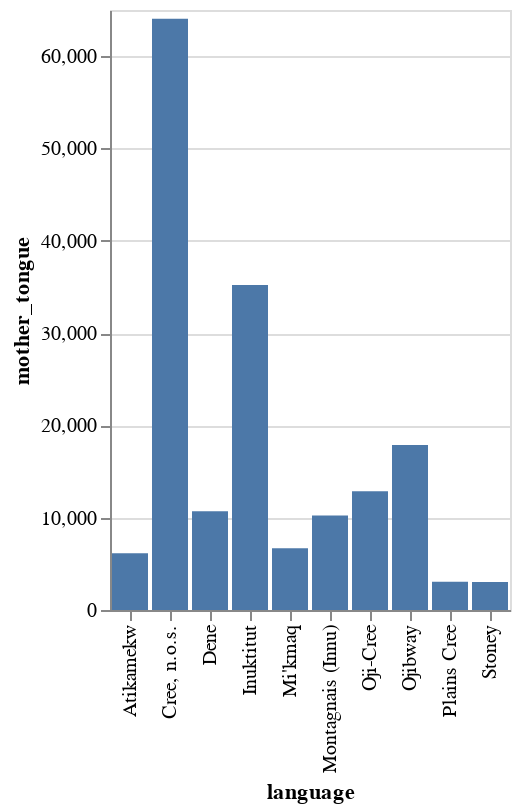

The code cell stored with this chart in its notebook:
### Code cell
glue('barplot-mother-tongue', barplot_mother_tongue, display=True)

### Figure 1 — Vega-Lite specification as saved in the notebook (floating-point values rounded to 4 significant figures)
{"config": {"view": {"continuousWidth": 400, "continuousHeight": 300}}, "data": {"name": "data-0cdfcf8245507d928490a47b75d8fff0"}, "mark": "bar", "encoding": {"x": {"field": "language", "type": "nominal"}, "y": {"field": "mother_tongue", "type": "quantitative"}}, "$schema": "https://vega.github.io/schema/vega-lite/v4.17.0.json", "datasets": {"data-0cdfcf8245507d928490a47b75d8fff0": [{"language": "Cree, n.o.s.", "mother_tongue": 64050}, {"language": "Inuktitut", "mother_tongue": 35210}, {"language": "Ojibway", "mother_tongue": 17885}, {"language": "Oji-Cree", "mother_tongue": 12855}, {"language": "Dene", "mother_tongue": 10700}, {"language": "Montagnais (Innu)", "mother_tongue": 10235}, {"language": "Mi'kmaq", "mother_tongue": 6690}, {"language": "Atikamekw", "mother_tongue": 6150}, {"language": "Plains Cree", "mother_tongue": 3065}, {"language": "Stoney", "mother_tongue": 3025}]}}
